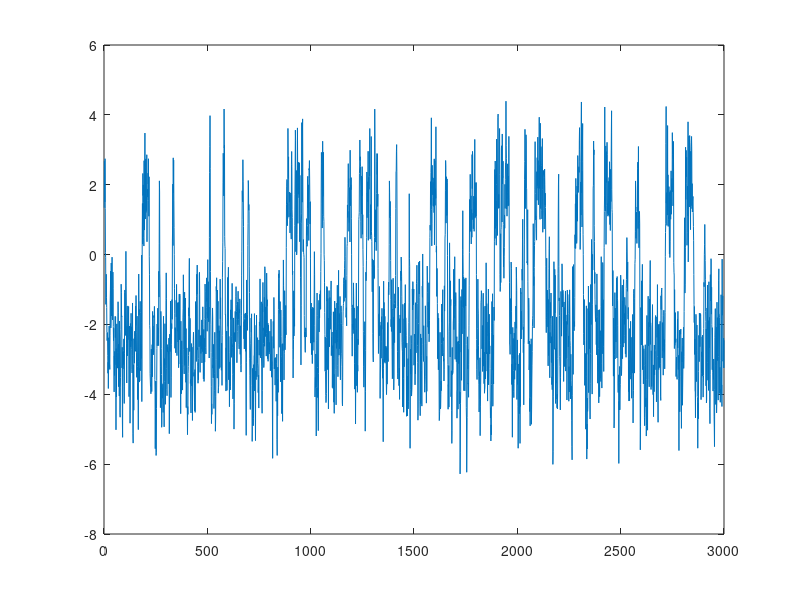

MATLAB code for this plot: (Note: this script raises an error after producing the figure.)
%% SETAR(2;1;1)
N = 3000;
e = randn(N,1);
x = zeros(N,1);

% Parameters 
r1 = 0; % threshold
a0 = [-1.0, 1.0]; % coefficients a_0^J
a1 = [0.6, 0.4]; % coefficients a_1^J

% Initialize the process depending on the regime
if 0 <= r1
    x(1) = sqrt(1 / (1 - a1(1)^2)) * e(1);
else
    x(1) = sqrt(1 / (1 - a1(2)^2)) * e(1);
end

% Simulate the process
for n=2:N
    if x(n-1) <= r1
        x(n) = a0(1) + a1(1)*x(n-1) + e(n);
    else
        x(n) = a0(2) + a1(2)*x(n-1) + e(n);
    end
end

% Plot
figure;
plot(x)
yline(r1, 'k--')
xlabel("Time")
ylabel("x_t")
title("Simulation of SETAR(2;1;1)")

%% 
% Iterate over multiple values of d
best_val = Inf;
for d = 1:10
    Q = @(p) sum((x(d+1:N) ...
        - (p(1) + p(2).*x(d:N-1)).*(x(1:N-d)<=p(5)) ...
        - (p(3) + p(4).*x(d:N-1)).*(x(1:N-d)>p(5))).^2);
    
    %Q = @(p) sum((x(d+1:N) ...
    %    - (-1 + p(1)*x(d:N-1)).*(x(1:N-d)<=r1) ...
    %    - (1 + p(2)*x(d:N-1)).*(x(1:N-d)>r1)).^2);

    options = optimset('MaxIter', 1000, 'MaxFunEvals', 10000, 'Display', 'off', 'TolX', 1e-6, 'TolFun', 1e-6);
    p0 = [0, 0, 0, 0, 0];
    %p0 = [0,0];
    % Find minimum using fminsearch
    [p_opt, fval] = fminsearch(Q, p0, options);
    if fval < best_val
        best_val = fval;
        best_d = d;
        best_p = p_opt;
    end
end

%% 
% Iterate over multiple values of d and r
best_val = Inf;
for d = 1:10
    r_cands = linspace(min(x), max(x), 100);
    for r = r_cands
        Q = @(p) sum((x(d+1:N) ...
            - (p(1) + p(2)*x(d:N-1)).*(x(1:N-d)<=r) ...
            - (p(3) + p(4)*x(d:N-1)).*(x(1:N-d)>r)).^2);
        
        %Q = @(p) sum((x(d+1:N) ...
        %    - (-1 + p(1)*x(d:N-1)).*(x(1:N-d)<=r) ...
        %    - (1 + p(2)*x(d:N-1)).*(x(1:N-d)>r)).^2);
    
        options = optimset('MaxIter', 1000, 'MaxFunEvals', 10000, 'Display', 'off', 'TolX', 1e-6, 'TolFun', 1e-6);
        p0 = [0, 0, 0, 0];
        %p0 = [0,0];
        % Find minimum using fminsearch
        [p_opt, fval] = fminsearch(Q, p0, options);
        if fval < best_val
            best_val = fval;
            best_d = d;
            best_p = p_opt;
            best_r = r;
        end
    end
end